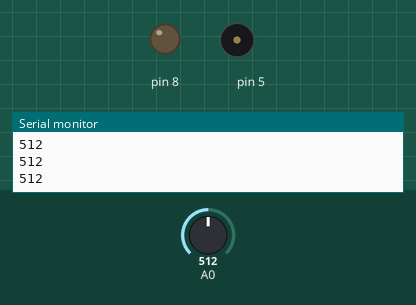
A sketch run on a simulated Arduino Uno, built with avr-gcc and run on an emulated ATmega328P. Shown: output pins drawn as LEDs (lit = HIGH), buzzer (waves = sounding), the last lines printed to the serial monitor. Inputs (shaded band) come from the test bench; at power-on: A0 = 512.

Above: at 1.3 s.
1.4 s: A0 set to 107
2.9 s: A0 set to 96
At 3.1 s:
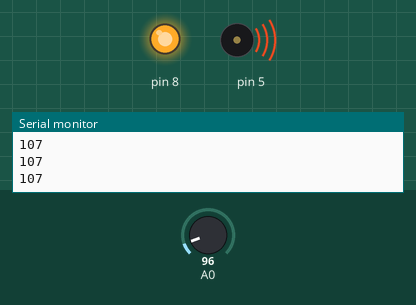
At 5.8 s:
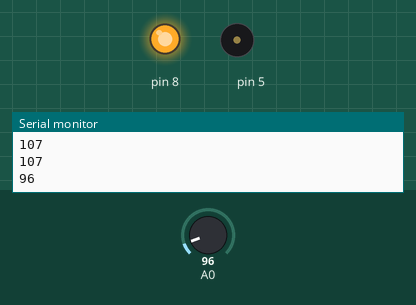
Timing chart, 0 to 11.9 s (numbered marks = the images above; inputs shaded):
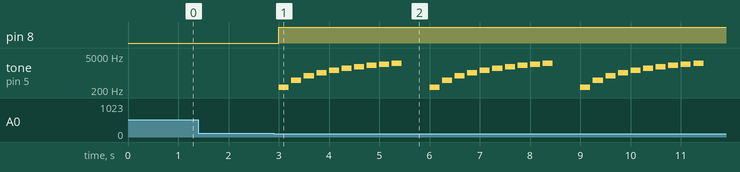

The sketch:

LRD_sensor_low_light_LCD_on_and_Alarm.ino
```cpp
int freq = 256;
void setup() {
  Serial.begin(9600);
  pinMode(A0,INPUT);
  pinMode(8,OUTPUT);
  pinMode(5,OUTPUT);
}
void loop() {
  int val = analogRead(A0);
  if(val<=100){
    digitalWrite(8,HIGH);
    for(int i=freq;i<=2560;i+=256){
      tone(5,i,200);
      delay(250);
    }
  }
  else{
     digitalWrite(8,LOW);
  }
  Serial.println(val);
  delay(500);
}
```

Measured:
- the behaviour switches between 101 and 100 on A0 (found by bisection; images 0 and 1)
